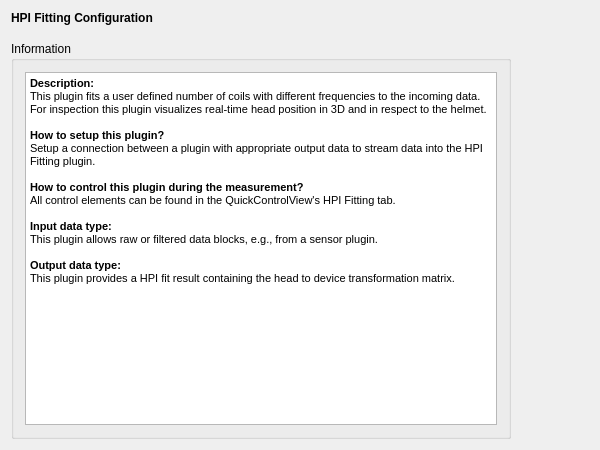
<?xml version="1.0" encoding="UTF-8"?>
<ui version="4.0">
 <class>HpiSetupWidgetClass</class>
 <widget class="QWidget" name="HpiSetupWidgetClass">
  <property name="geometry">
   <rect>
    <x>0</x>
    <y>0</y>
    <width>600</width>
    <height>450</height>
   </rect>
  </property>
  <property name="windowTitle">
   <string>DummySetupWidget</string>
  </property>
  <layout class="QVBoxLayout" name="verticalLayout">
   <item>
    <widget class="QLabel" name="m_qLabel_Headline">
     <property name="font">
      <font>
       <weight>75</weight>
       <bold>true</bold>
      </font>
     </property>
     <property name="text">
      <string>HPI Fitting Configuration</string>
     </property>
    </widget>
   </item>
   <item>
    <spacer name="m_qVerticalSpacer_Headline">
     <property name="orientation">
      <enum>Qt::Vertical</enum>
     </property>
     <property name="sizeType">
      <enum>QSizePolicy::Fixed</enum>
     </property>
     <property name="sizeHint" stdset="0">
      <size>
       <width>20</width>
       <height>10</height>
      </size>
     </property>
    </spacer>
   </item>
   <item>
    <layout class="QGridLayout" name="m_qGridLayout_main">
     <item row="0" column="3">
      <spacer name="m_qVerticalSpacer_LeftRow">
       <property name="orientation">
        <enum>Qt::Vertical</enum>
       </property>
       <property name="sizeHint" stdset="0">
        <size>
         <width>20</width>
         <height>40</height>
        </size>
       </property>
      </spacer>
     </item>
     <item row="0" column="1" rowspan="2" colspan="2">
      <widget class="QGroupBox" name="m_qGroupBox_Information">
       <property name="minimumSize">
        <size>
         <width>500</width>
         <height>0</height>
        </size>
       </property>
       <property name="maximumSize">
        <size>
         <width>16777215</width>
         <height>16777215</height>
        </size>
       </property>
       <property name="title">
        <string>Information</string>
       </property>
       <layout class="QGridLayout" name="m_qGridLayout_Information">
        <item row="0" column="0">
         <widget class="QTextBrowser" name="m_qTextBrowser_Information">
          <property name="html">
           <string>&lt;!DOCTYPE HTML PUBLIC &quot;-//W3C//DTD HTML 4.0//EN&quot; &quot;http://www.w3.org/TR/REC-html40/strict.dtd&quot;&gt;
&lt;html&gt;&lt;head&gt;&lt;meta name=&quot;qrichtext&quot; content=&quot;1&quot; /&gt;&lt;style type=&quot;text/css&quot;&gt;
p, li { white-space: pre-wrap; }
&lt;/style&gt;&lt;/head&gt;&lt;body style=&quot; font-family:'MS Shell Dlg 2'; font-size:8.25pt; font-weight:400; font-style:normal;&quot;&gt;
&lt;p style=&quot; margin-top:0px; margin-bottom:0px; margin-left:0px; margin-right:0px; -qt-block-indent:0; text-indent:0px;&quot;&gt;&lt;span style=&quot; font-weight:600;&quot;&gt;Description:&lt;/span&gt;&lt;/p&gt;
&lt;p style=&quot; margin-top:0px; margin-bottom:0px; margin-left:0px; margin-right:0px; -qt-block-indent:0; text-indent:0px;&quot;&gt;This plugin fits a user defined number of coils with different frequencies to the incoming data. For inspection this plugin visualizes real-time head position in 3D and in respect to the helmet.&lt;/p&gt;
&lt;p style=&quot;-qt-paragraph-type:empty; margin-top:0px; margin-bottom:0px; margin-left:0px; margin-right:0px; -qt-block-indent:0; text-indent:0px;&quot;&gt;&lt;br /&gt;&lt;/p&gt;
&lt;p style=&quot; margin-top:0px; margin-bottom:0px; margin-left:0px; margin-right:0px; -qt-block-indent:0; text-indent:0px;&quot;&gt;&lt;span style=&quot; font-weight:600;&quot;&gt;How to setup this plugin?&lt;/span&gt;&lt;/p&gt;
&lt;p style=&quot; margin-top:0px; margin-bottom:0px; margin-left:0px; margin-right:0px; -qt-block-indent:0; text-indent:0px;&quot;&gt;Setup a connection between a plugin with appropriate output data to stream data into the HPI Fitting plugin.&lt;/p&gt;
&lt;p style=&quot;-qt-paragraph-type:empty; margin-top:0px; margin-bottom:0px; margin-left:0px; margin-right:0px; -qt-block-indent:0; text-indent:0px;&quot;&gt;&lt;br /&gt;&lt;/p&gt;
&lt;p style=&quot; margin-top:0px; margin-bottom:0px; margin-left:0px; margin-right:0px; -qt-block-indent:0; text-indent:0px;&quot;&gt;&lt;span style=&quot; font-weight:600;&quot;&gt;How to control this plugin during the measurement?&lt;/span&gt;&lt;/p&gt;
&lt;p style=&quot; margin-top:0px; margin-bottom:0px; margin-left:0px; margin-right:0px; -qt-block-indent:0; text-indent:0px;&quot;&gt;All control elements can be found in the QuickControlView's HPI Fitting tab.&lt;/p&gt;
&lt;p style=&quot;-qt-paragraph-type:empty; margin-top:0px; margin-bottom:0px; margin-left:0px; margin-right:0px; -qt-block-indent:0; text-indent:0px;&quot;&gt;&lt;br /&gt;&lt;/p&gt;
&lt;p style=&quot; margin-top:0px; margin-bottom:0px; margin-left:0px; margin-right:0px; -qt-block-indent:0; text-indent:0px;&quot;&gt;&lt;span style=&quot; font-weight:600;&quot;&gt;Input data type:&lt;/span&gt;&lt;/p&gt;
&lt;p style=&quot; margin-top:0px; margin-bottom:0px; margin-left:0px; margin-right:0px; -qt-block-indent:0; text-indent:0px;&quot;&gt;This plugin allows raw or filtered data blocks, e.g., from a sensor plugin.&lt;/p&gt;
&lt;p style=&quot;-qt-paragraph-type:empty; margin-top:0px; margin-bottom:0px; margin-left:0px; margin-right:0px; -qt-block-indent:0; text-indent:0px;&quot;&gt;&lt;br /&gt;&lt;/p&gt;
&lt;p style=&quot; margin-top:0px; margin-bottom:0px; margin-left:0px; margin-right:0px; -qt-block-indent:0; text-indent:0px;&quot;&gt;&lt;span style=&quot; font-weight:600;&quot;&gt;Output data type:&lt;/span&gt;&lt;/p&gt;
&lt;p style=&quot; margin-top:0px; margin-bottom:0px; margin-left:0px; margin-right:0px; -qt-block-indent:0; text-indent:0px;&quot;&gt;This plugin provides a HPI fit result containing the head to device transformation matrix.&lt;/p&gt;&lt;/body&gt;&lt;/html&gt;</string>
          </property>
         </widget>
        </item>
       </layout>
      </widget>
     </item>
     <item row="0" column="4">
      <spacer name="horizontalSpacer">
       <property name="orientation">
        <enum>Qt::Horizontal</enum>
       </property>
       <property name="sizeHint" stdset="0">
        <size>
         <width>40</width>
         <height>20</height>
        </size>
       </property>
      </spacer>
     </item>
    </layout>
   </item>
  </layout>
 </widget>
 <layoutdefault spacing="6" margin="11"/>
 <resources/>
 <connections/>
</ui>
